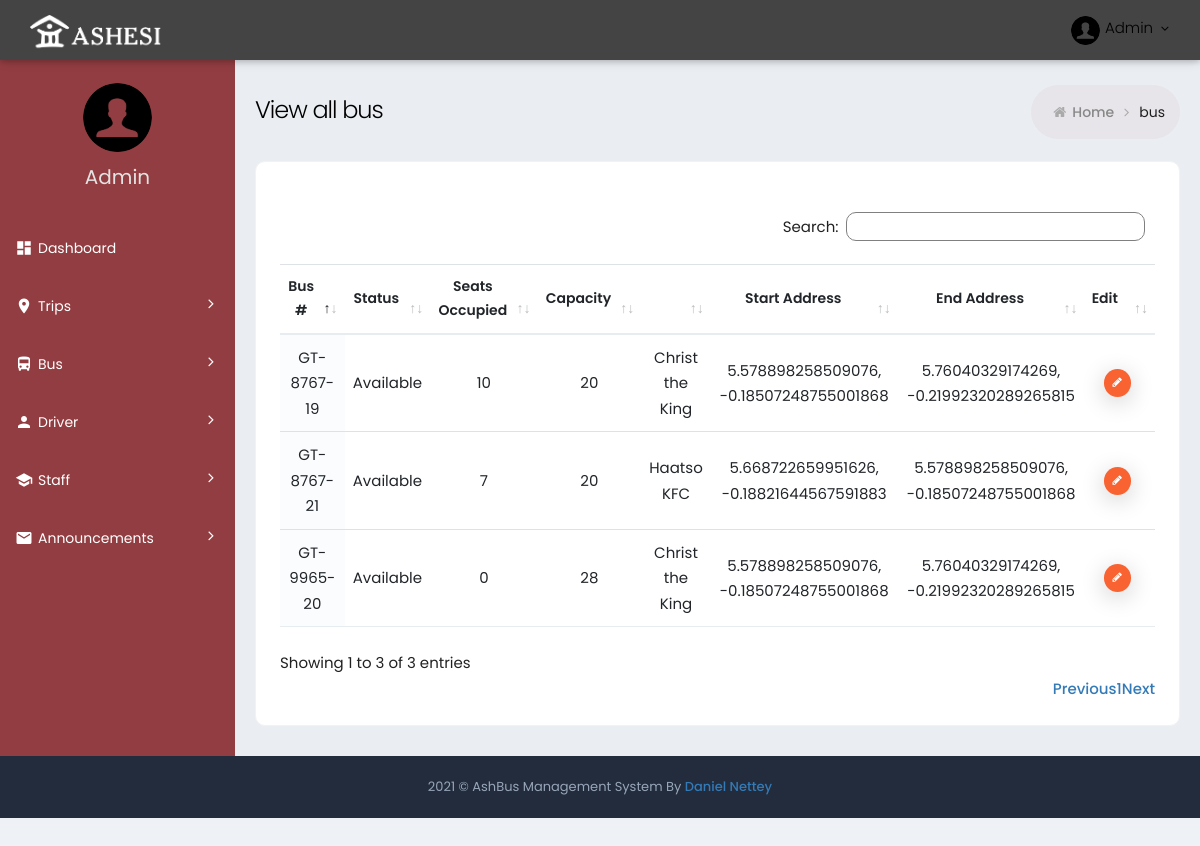
Page /bus/ on the earlier database version.
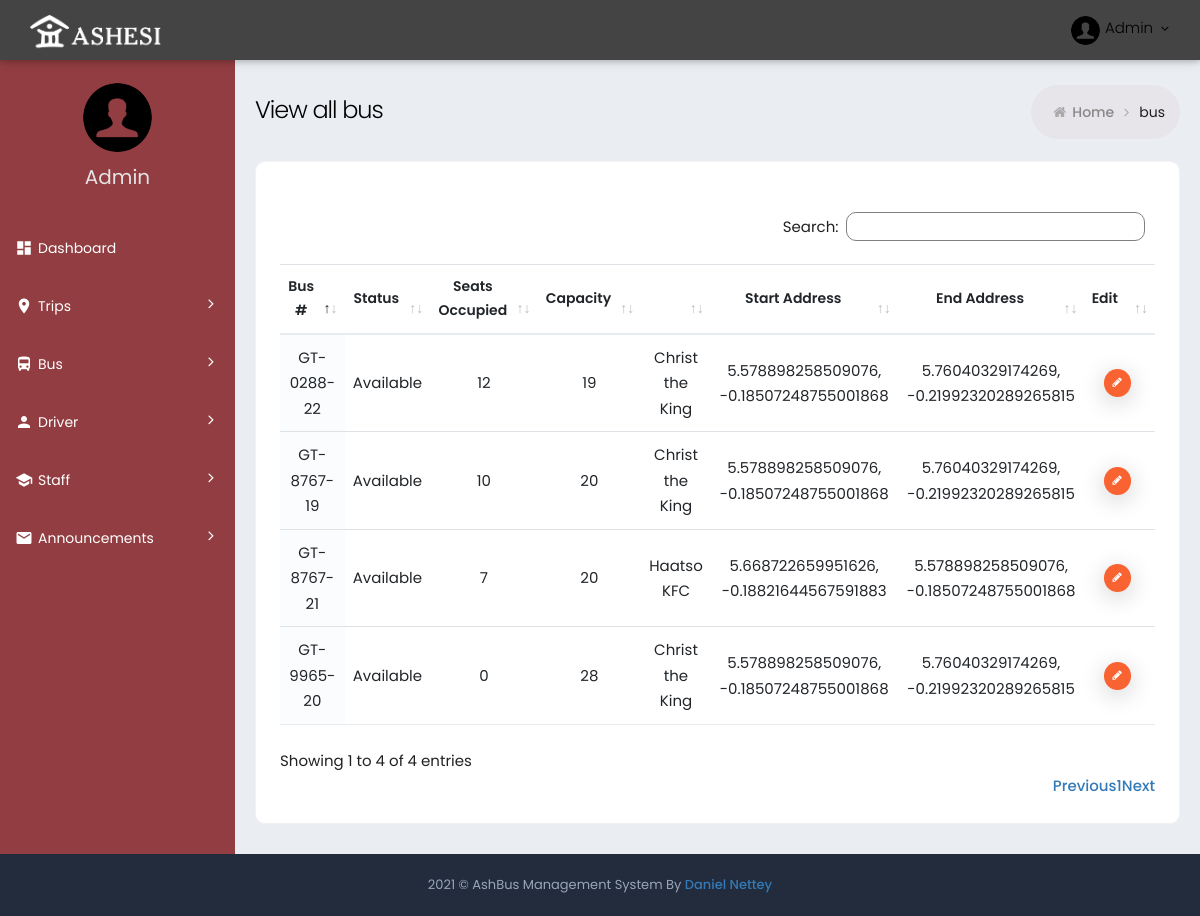
Same page on the later database version.
### ashbus/ashbus_web/models.py (models this page shows, shortened)
class Bus(models.Model):
    bus_number = models.CharField(max_length=40)
    status = models.CharField(max_length=20)
    capacity = models.IntegerField()
    seats_occupied = models.IntegerField()
    location = models.CharField(max_length=60)
    address = models.CharField(max_length=80)
    route = models.ForeignKey(Route, on_delete=models.CASCADE)

class Route(models.Model):
    start_address = models.CharField(max_length=60,default = "")
    end_address = models.CharField(max_length=60, default = "Ashesi University")
    start_location = models.CharField(max_length=40)
    end_location = models.CharField(max_length=40)
    route = models.TextField(default="w}qa@fwc@DP@zAHPF@ZBAZ@rGClJAzLEhXCpWGfN?fI?rHC~QCvH?xIGdYEbE?rFCx\\EdSCze@GfNAD?~DAlAG?G@MJEBKBa@AqGEkE@mNE_K?cK?gDDiCXoAXuClAyE~Bg@R]DK@]FE?EBCD?@?@CHEHGLmAjAgAnAwCtDiCnDkChDs@p@cGbEq@Z}@n@HTo@Pq@ZQLyApAo@`@s@VgB\\qA`@aDjA}FlBmA\\uAV_E\\yGh@kAFc@@c@Ci@IaBQ{AUgEc@uI}@eFe@uASyDs@uD}@wGoAuFy@eCKmCYeKcA}MsAkMuAuFs@cKaAgHq@mDm@a@I}Bu@iCeAuB_A_I_EyAi@wA]gAOeAGa@Aa@?eANcCZoAPwCTaCBsOw@_DOcJA_AA_AI_AG_Dk@{Bs@}@c@oEkCwBqAeFmDoDeCaDuBkC_BsAq@sCkAgFmByIeDm@]q@i@}EoGaC_DqA{As@k@m@UmBg@kFmAsIoBkD{@gAQkCYcD[oDWcCY}Bg@eBc@aDiAuBo@iDkAWK{@g@g@_@[c@W{@KyBG_@Om@gAoBUa@kA}A[W_Ag@iAm@yAgA{GyEaCeBaAo@cCeBsA_Ao@[wBu@[IA]Cc@[kD@k@Ha@N_@j@w@V[pAeA`BgAv@Uj@GXBtBb@b@LdDfAbDlA`Cz@jAj@TRFJRz@F^z@V")

### ashbus/ashbus_web/views.py (the view)
# urls.py: path('bus/', BusView, name="bus"),
def BusView(request):
    bus = Bus.objects.all()
    return render(request, "bus.html", {"bus":bus})

### ashbus/ashbus_web/templates/bus.html
{% extends 'innerBase.html'  %}
{% block Content %}
<div class="page-content-wrapper">
	<div class="page-content">
		<div class="page-bar">
			<div class="page-title-breadcrumb">
				<div class=" pull-left">
					<div class="page-title">View all bus</div>
				</div>
				<ol class="breadcrumb page-breadcrumb pull-right">
					<li><i class="fa fa-home"></i>&nbsp;<a class="parent-item" href="{% url 'index' %}">Home</a>&nbsp;<i
							class="fa fa-angle-right"></i>
					</li>
					<li class="active">bus</li>
				</ol>
			</div>
		</div>
		<div class="row">
			<div class="col-md-12">
				<div class="card card-box">
					<div class="card-body ">
						<div class="row p-b-20">
						</div>
						<div class="table-scrollable">
							<table class="table table-hover table-checkable order-column full-width" id="example4">
								<thead>
									<tr>
										<th class="center"> Bus # </th>
										<th class="center"> Status </th>
										<th class="center"> Seats Occupied </th>
										<th class="center"> Capacity </th>
										<th class="center">  </th>
										<th class="center"> Start Address </th>
										<th class="center"> End Address </th>
										<th class="center"> Edit </th>
									</tr>
								</thead>
								<tbody>
									{% for bus in bus%}
									<form action="">
										<tr class="odd gradeX">
											<td class="center"> {{ bus.bus_number }} </td>
											<td class="center"> {{ bus.status }} </td>
											<td class="center"> {{ bus.seats_occupied }} </td>
											<td class="center"> {{ bus.capacity }} </td>											<td class="center"> {{ bus.route.start_address }} </td>
											<td class="center"> {{ bus.route.start_location }} </td>
											<td class="center"> {{ bus.route.end_location }} </td>
											<td class="center">
												<a href="{% url 'edit_bus' bus.id %}" class="btn btn-tbl-delete btn-xs">
													<i class="fa fa-pencil"></i>
												</a>
											</td>
										</tr>
									</form>
									{% endfor %}
								</tbody>
							</table>
						</div>
					</div>
				</div>
			</div>
		</div>
	</div>
</div>
{% endblock Content %}

Differences in the rows shown:
added Bus: bus_number "GT-0288-22", status "Available", seats_occupied "12", capacity "19", route.start_address "Christ the King", route.start_location "5.578898258509076, -0.18507248755001868", route.end_location "5.76040329174269, -0.21992320289265815"
Other differences:
text written by a page script: "Search: Showing 1 to 3 of 3 entries Previous 1 Next" → "Search: Showing 1 to 4 of 4 entries Previous 1 Next"
